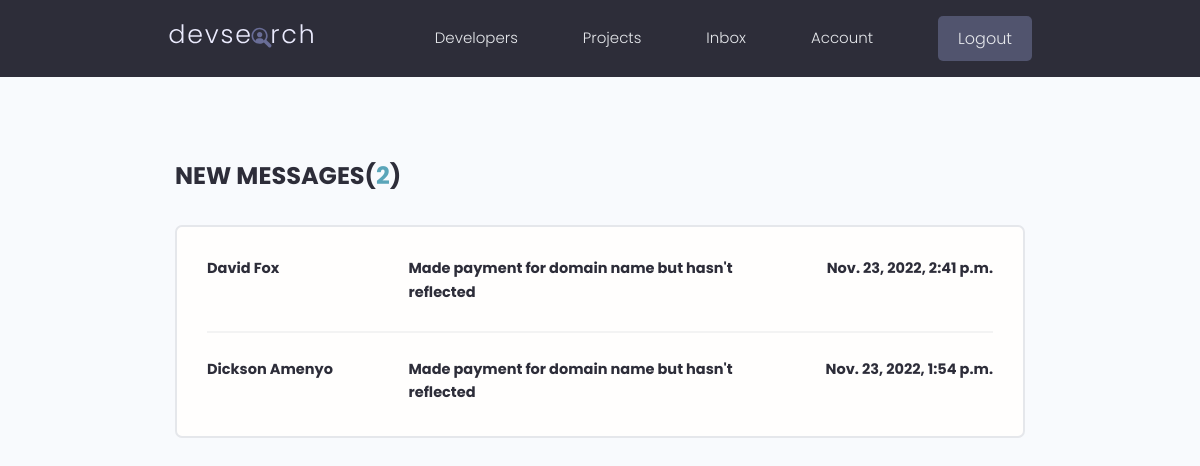
Screenshot of /inbox/ (signed in) with the database file from the repository.
### users/models.py (models this page shows, shortened)
class Message(models.Model):
    sender = models.ForeignKey(Profile, on_delete=models.SET_NULL, null=True, blank=True)
    recipient =  models.ForeignKey(Profile, on_delete=models.SET_NULL, null=True, related_name="messages")
    name = models.CharField(max_length=200, null=True, blank=True)
    email = models.EmailField(max_length=200, null=True, blank=True)
    subject = models.CharField(max_length=200, null=True, blank=True)
    body = models.TextField()
    is_read = models.BooleanField(default=False, null=True)
    created = models.DateTimeField(auto_now_add=True)
    id = models.UUIDField(default=uuid.uuid4, unique=True, primary_key=True, editable=False)
    class Meta:
        ordering = ['is_read', '-created']

### users/views.py (the view)
# urls.py: path('inbox/', views.inbox, name='inbox'),
@login_required(login_url='login')
def inbox(request):
    profile = request.user.profile
    messageRequests = profile.messages.all()
    unreadCount = messageRequests.filter(is_read=False).count()
    context = {
        'messageRequests':messageRequests,
        'unreadMessages':unreadCount
    }
    return render(request, 'users/inbox.html', context)

### users/templates/users/inbox.html
{% extends 'layouts/main.html' %}
{% block content %}
<main class="inbox my-xl">
  <div class="content-box">
    <h3 class="inbox__title">New Messages(<span>{{ unreadMessages }}</span>)</h3>
    <ul class="messages">
      {% for message in messageRequests  %}
      {% if message.is_read == False%}
      <li class="message message--unread">
        {% else %}
        <li class="message">
      {% endif %}
        <a href="{% url 'message' message.id %}">
          <span class="message__author">{{message.name}}</span>
          <span class="message__subject">{{message.subject}}</span>
          <span class="message__date">{{message.created}}</span>
        </a>
      </li>
      {% endfor %}
    </ul>
  </div>
</main>
{% endblock %}

### templates/layouts/main.html (shortened to what this page needs)
<!DOCTYPE html>
{% load static %}
<html lang="en" dir="ltr">
  <head>
    <link rel="stylesheet" href="https://cdn.iconmonstr.com/1.3.0/css/iconmonstr-iconic-font.min.css" />
    <link rel="stylesheet" href="{% static 'uikit/styles/uikit.css' %}" />
    <link rel="stylesheet" href="{% static 'styles/app.css' %}" />
  </head>
  <body>
    {% include 'navbar.html' %}
    {% block content %}
    {% endblock content %}
  </body>
</html>

### templates/navbar.html (shortened to what this page needs)
{% load static %}
<header class="header">
  <div class="container container--narrow">
    <a href="{% url 'profiles' %}" class="header__logo">
      <img src="{% static 'images/logo.svg' %}" alt="DevSearch Logo" />
    </a>
    <nav class="header__nav">
      <ul class="header__menu">
        <li class="header__menuItem"><a href="{% url 'profiles' %}">Developers</a></li>
        <li class="header__menuItem"><a href="{% url 'projects' %}">Projects</a></li>
        {% if request.user.is_authenticated%}
        <li class="header__menuItem"><a href="{% url 'inbox' %}">Inbox</a></li>
        <li class="header__menuItem"><a href="{% url 'account' %}">Account</a></li>
        <li class="header__menuItem"><a href="{% url 'logout' %}" class="btn btn--sub">Logout</a></li>
        {% else %}
        <li class="header__menuItem"><a href="{% url 'login' %}" class="btn btn--sub">Login / Signup</a></li>
        {% endif %}
      </ul>
    </nav>
  </div>
</header>

### static/styles/app.css (style rules this page uses)
:root { --color-sub: #2d2d39; }
.btn--sub { background-color: var(--color-sub-light); }
img { width: 100%; }
.content-box { width: 95%; max-width: 85rem; margin: 0 auto; }
.header { position: sticky; z-index: 111; background-color: var(--color-sub); padding: 1.5rem 0; }
.header > .container { display: flex; justify-content: space-between; align-items: center; }
.header__logo > img { height: 3.8rem; }
.header__nav > ul { display: inline-flex; align-items: center; list-style: none; gap: 6.5rem; }
.header__menuItem > a { color: var(--color-light); font-weight: 300; }
.inbox { height: 90vh; }
.inbox__title, .inbox__title span { font-size: 2.4rem; font-weight: 700; color: var(--color-sub); text-transform: uppercase; text-align: left; margin-bottom: 3rem; }
.inbox__title span { color: var(--color-main); }
.messages { list-style: none; background: var(--color-white); padding: 0.5rem 3rem; border: 2px solid var(--color-light); border-radius: 0.7rem; }
.message { padding: 2.5rem 0; }
.message > a span { font-size: 1.45rem; font-weight: 500; }
.message.message--unread a span { font-weight: 700; color: var(--color-sub); }
.message:not(:last-child) { border-bottom: 2px solid var(--color-white-light); }
.message > a { display: flex; gap: 1rem; }
.message__author, .message__date { flex-basis: 25%; }
.message__subject { flex-basis: 50%; }
.message__date { text-align: right; }

### static/uikit/styles/modules/_variables.css (style rules this page uses)
:root { --color-main: #5aa5b9; --color-main-light: #e6faff; --color-sub: #3f4156; --color-sub-light: #51546e; --color-sub-lighter: #ededfd; --color-text: #737373; --color-gray: #8b8b8b; --color-light: #e5e7eb; --color-light-gray: #767676; --color-bg: #f8fafd; --color-white: #fffefd; --color-white-light: #f3f3f3; --color-success: #359e64; --color-success-bg: #def8e8; --color-error: #fc4b0b; --color-error-bg: #fff2ee; --font-base: 'Poppins', arial, helvetica, 'Segoe UI', roboto, ubuntu, sans-serif; --font-monospace: 'Fira Code', 'Courier New', courier, monospace; --font-regular: 300; --font-medium: 500; --font-bold: 700; --generic-shadow: 1px 1px 5px #00000010; --generic-transition: all 0.3s ease-in-out; }

### static/uikit/styles/modules/_base.css (style rules this page uses)
* { margin: 0; padding: 0; box-sizing: border-box; text-rendering: optimizeLegibility; color: inherit; font-size: inherit; }
html { font-size: 50%; }
@media only screen and (min-width: 480px) { html { font-size: 56.25%; } }
@media only screen and (min-width: 1200px) { html { font-size: 62.5%; } }
body { line-height: 1.6; font-weight: 400; font-size: 1.5rem; color: var(--color-text); background-color: var(--color-bg); min-height: 100vh; }

### static/uikit/styles/modules/_typography.css (style rules this page uses)
* { font-family: var(--font-base); }
h3 { font-size: 3.2rem; font-weight: var(--font-medium); }
p, span, strong { font-size: 1.6rem; color: var(--color-text); font-weight: var(--font-regular); }
a { padding-bottom: 2px; text-decoration: none; display: inline-block; color: var(--color-main); font-weight: var(--font-medium); }

### static/uikit/styles/modules/_utilities.css (style rules this page uses)
.container { width: 92%; max-width: 165rem; margin: 0 auto; box-sizing: border-box; }
.container--narrow { width: 92%; max-width: 120rem; }
@media screen and (min-width: 1000px) { .container { width: 90%; } }
@media screen and (min-width: 1000px) { .container--narrow { width: 85%; } }
@media screen and (min-width: 1200px) { .container { width: 80%; } }
@media screen and (min-width: 1200px) { .container--narrow { width: 72%; } }
.my-xl { margin: 8rem auto; }

### static/uikit/styles/modules/_button.css (style rules this page uses)
.btn { display: inline-block; position: relative; cursor: pointer; background-color: var(--color-light); font-weight: var(--font-medium); color: var(--color-sub); text-decoration: none; padding: 1rem 2rem; border-radius: 0.5rem; border: none; width: -webkit-fit-content; width: -moz-fit-content; width: fit-content; height: -webkit-fit-content; height: -moz-fit-content; height: fit-content; font-size: 1.6rem; outline-width: 0; outline-color: transparent; -webkit-backface-visibility: hidden; backface-visibility: hidden; transition: all 0.3s ease-in-out; }
.btn--sub { background-color: var(--color-sub); color: var(--color-white); }

### rows the page displays
Message: name "David Fox", subject "Made payment for domain name but hasn't reflected", created "Nov. 23, 2022, 2:41 p.m."
Message: name "Dickson Amenyo", subject "Made payment for domain name but hasn't reflected", created "Nov. 23, 2022, 1:54 p.m."

### other values shown
{{ unreadMessages }} "2"
